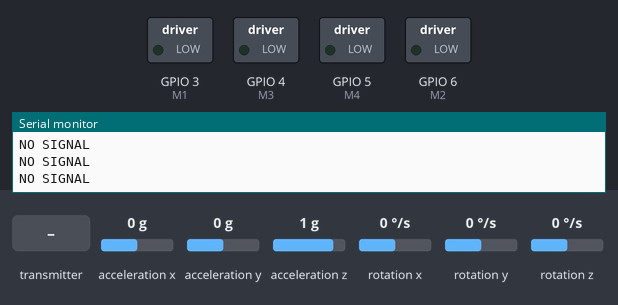
This sketch was run on a simulated ESP32-S3. On the bench: switched loads named in the sketch (green lamp = pin HIGH), the last lines printed to the serial monitor. Wiring (inferred from the names in the program): MPU-9250 motion sensor at I2C address 0x68. Dashed ring = blinking. The test bench sets the inputs (shaded band); at power-on: acceleration x 0 g, acceleration y 0 g, acceleration z 1 g, rotation x 0 °/s, rotation y 0 °/s, rotation z 0 °/s.

Above: at 5.4 s.
5.5 s: the transmitter starts sending ch.2 = 2048
At 6.16 s:
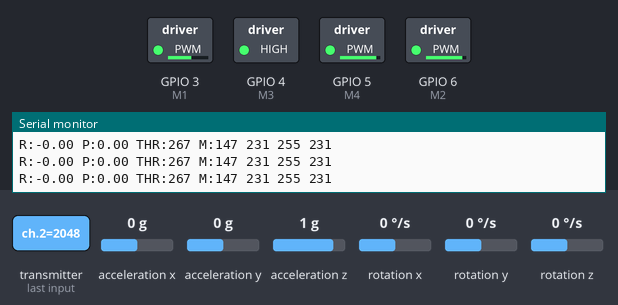
8.5 s: acceleration x set to -1.4 g
At 8.66 s:
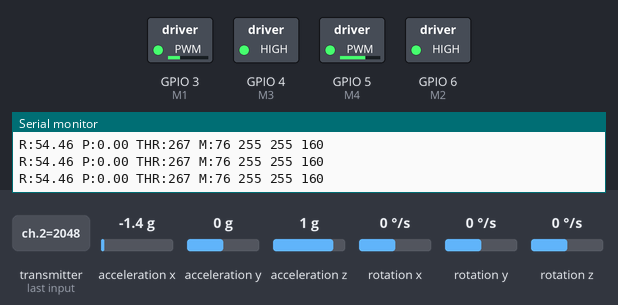
11.5 s: the transmitter starts sending ch.0 = 4095
At 11.66 s:
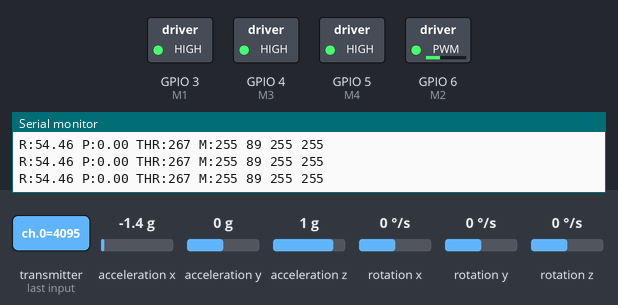
14.5 s: the transmitter starts sending ch.1 = 1024
At 14.66 s:
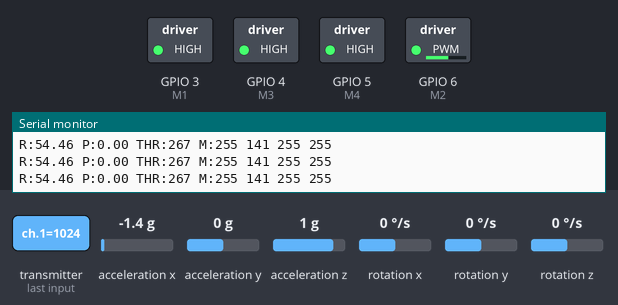
17.5 s: the transmitter starts sending ch.3 = 4095
20.5 s: acceleration y set to -1.4 g
Timing chart, 0 to 24.5 s (numbered marks = the images above; inputs shaded):
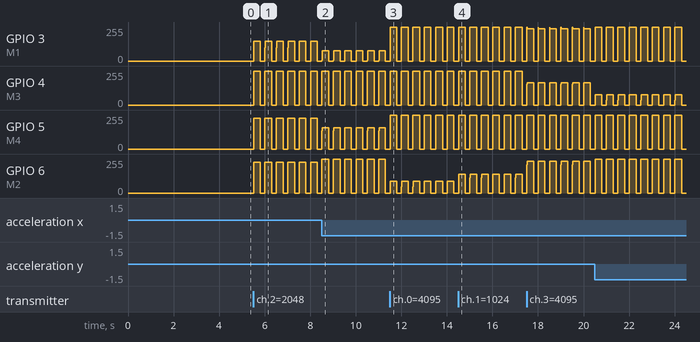

Measured:
- after the input at 5.5 s, GPIO 3 (M1): 0/255 → 99/255 at once, then repeats every 0.49 s: 147/255 0.27 s, 0/255 0.20 s, 99/255 0.01 s; GPIO 4 (M3): alternates 255/255 for 0.30 s and 0/255 for 0.20 s, starting at once; GPIO 5 (M4), GPIO 6 (M2): alternates 231/255 for 0.30 s and 0/255 for 0.20 s, starting at once

The sketch:

DIY_RX_ESP32_SUPERMINI_C3_V2.ino
```cpp
#include <Arduino.h>
#include <WiFi.h>
#include <esp_now.h>
#include <Wire.h>

// ================= RECEIVER DATA =================
typedef struct {
  uint16_t ch[4];
} Data;

Data data;

// ================= SIGNAL =================
unsigned long lastRX = 0;

// ================= MOTOR PINS =================
#define M1 3
#define M2 6
#define M3 4
#define M4 5

// ================= MPU9250 =================
#define MPU_ADDR 0x68

float AccX, AccY, AccZ;
float roll, pitch;

float rollOffset = 0;
float pitchOffset = 0;

// ================= PID =================
float kp = 1.3;
float ki = 0.0;
float kd = 0.4;

float iRoll = 0;
float iPitch = 0;

float lastRollErr = 0;
float lastPitchErr = 0;

// ================= ESP NOW =================
void onReceive(const uint8_t *mac, const uint8_t *incoming, int len) {

  if(len != sizeof(Data)) return;

  memcpy(&data, incoming, sizeof(data));

  lastRX = millis();
}

// ================= MOTOR =================
void motorWrite(int pin, int value) {

  value = constrain(value, 0, 255);

  analogWrite(pin, value);
}

// ================= STOP ALL =================
void stopMotors() {

  motorWrite(M1, 0);
  motorWrite(M2, 0);
  motorWrite(M3, 0);
  motorWrite(M4, 0);
}

// ================= MPU9250 RAW =================
void readMPU() {

  Wire.beginTransmission(MPU_ADDR);
  Wire.write(0x3B);
  Wire.endTransmission(false);

  Wire.requestFrom((uint8_t)MPU_ADDR, (uint8_t)14, (bool)true);

  int16_t ax = Wire.read() << 8 | Wire.read();
  int16_t ay = Wire.read() << 8 | Wire.read();
  int16_t az = Wire.read() << 8 | Wire.read();

  Wire.read();
  Wire.read();

  Wire.read();
  Wire.read();
  Wire.read();
  Wire.read();
  Wire.read();
  Wire.read();

  AccX = ax / 16384.0;
  AccY = ay / 16384.0;
  AccZ = az / 16384.0;

  roll =
      atan2(-AccX, sqrt(AccY * AccY + AccZ * AccZ)) * 57.2958;

  pitch =
      atan2(AccY, AccZ) * 57.2958;

  roll -= rollOffset;
  pitch -= pitchOffset;
}

// ================= SETUP =================
void setup() {

  Serial.begin(115200);

  // ================= MOTOR =================
  pinMode(M1, OUTPUT);
  pinMode(M2, OUTPUT);
  pinMode(M3, OUTPUT);
  pinMode(M4, OUTPUT);

  stopMotors();

  // ================= WIFI =================
  WiFi.mode(WIFI_STA);

  if (esp_now_init() != ESP_OK) {

    Serial.println("ESP NOW ERROR");

    while (true);
  }

  esp_now_register_recv_cb(onReceive);

  // ================= MPU =================
  Wire.begin();

  Wire.beginTransmission(MPU_ADDR);
  Wire.write(0x6B);
  Wire.write(0);
  Wire.endTransmission(true);

  delay(1000);

  // ================= CALIB =================
  Serial.println("CALIB MPU");

  float sr = 0;
  float sp = 0;

  for (int i = 0; i < 500; i++) {

    readMPU();

    sr += roll;
    sp += pitch;

    delay(5);
  }

  rollOffset = sr / 500.0;
  pitchOffset = sp / 500.0;

  Serial.println("READY");

  lastRX = millis();
}

// ================= LOOP =================
void loop() {

  // ================= FAILSAFE =================
  if (millis() - lastRX > 300) {

    stopMotors();

    iRoll = 0;
    iPitch = 0;

    lastRollErr = 0;
    lastPitchErr = 0;

    Serial.println("NO SIGNAL");

    delay(20);

    return;
  }

  // ================= MPU =================
  readMPU();

  // ================= CHANNEL =================
  float throttle =
      map(data.ch[2], 1000, 2000, 0, 255);

  float rollSet =
      map(data.ch[0], 1000, 2000, -20, 20);

  float pitchSet =
      map(data.ch[1], 1000, 2000, -20, 20);

  float yawSet =
      map(data.ch[3], 1000, 2000, -60, 60);

  // ================= PID =================
  float rollErr = rollSet - roll;
  float pitchErr = pitchSet - pitch;

  iRoll += rollErr;
  iPitch += pitchErr;

  iRoll = constrain(iRoll, -100, 100);
  iPitch = constrain(iPitch, -100, 100);

  float dRoll = rollErr - lastRollErr;
  float dPitch = pitchErr - lastPitchErr;

  lastRollErr = rollErr;
  lastPitchErr = pitchErr;

  float rollOut =
      kp * rollErr +
      ki * iRoll +
      kd * dRoll;

  float pitchOut =
      kp * pitchErr +
      ki * iPitch +
      kd * dPitch;

  float yawOut = yawSet * 0.2;

  // ================= X MIXER =================
  int m1 =
      throttle +
      pitchOut +
      rollOut -
      yawOut;

  int m2 =
      throttle +
      pitchOut -
      rollOut +
      yawOut;

  int m3 =
      throttle -
      pitchOut -
      rollOut -
      yawOut;

  int m4 =
      throttle -
      pitchOut +
      rollOut +
      yawOut;

  // ================= LIMIT =================
  m1 = constrain(m1, 0, 255);
  m2 = constrain(m2, 0, 255);
  m3 = constrain(m3, 0, 255);
  m4 = constrain(m4, 0, 255);

  // ================= ARM CHECK =================
  if (throttle < 10) {

    stopMotors();

    Serial.println("DISARMED");

    delay(10);

    return;
  }

  // ================= OUTPUT =================
  motorWrite(M1, m1);
  motorWrite(M2, m2);
  motorWrite(M3, m3);
  motorWrite(M4, m4);

  // ================= DEBUG =================
  Serial.printf(
      "R:%.2f P:%.2f THR:%.0f M:%d %d %d %d\n",
      roll,
      pitch,
      throttle,
      m1,
      m2,
      m3,
      m4);

  delay(10);
}
```
